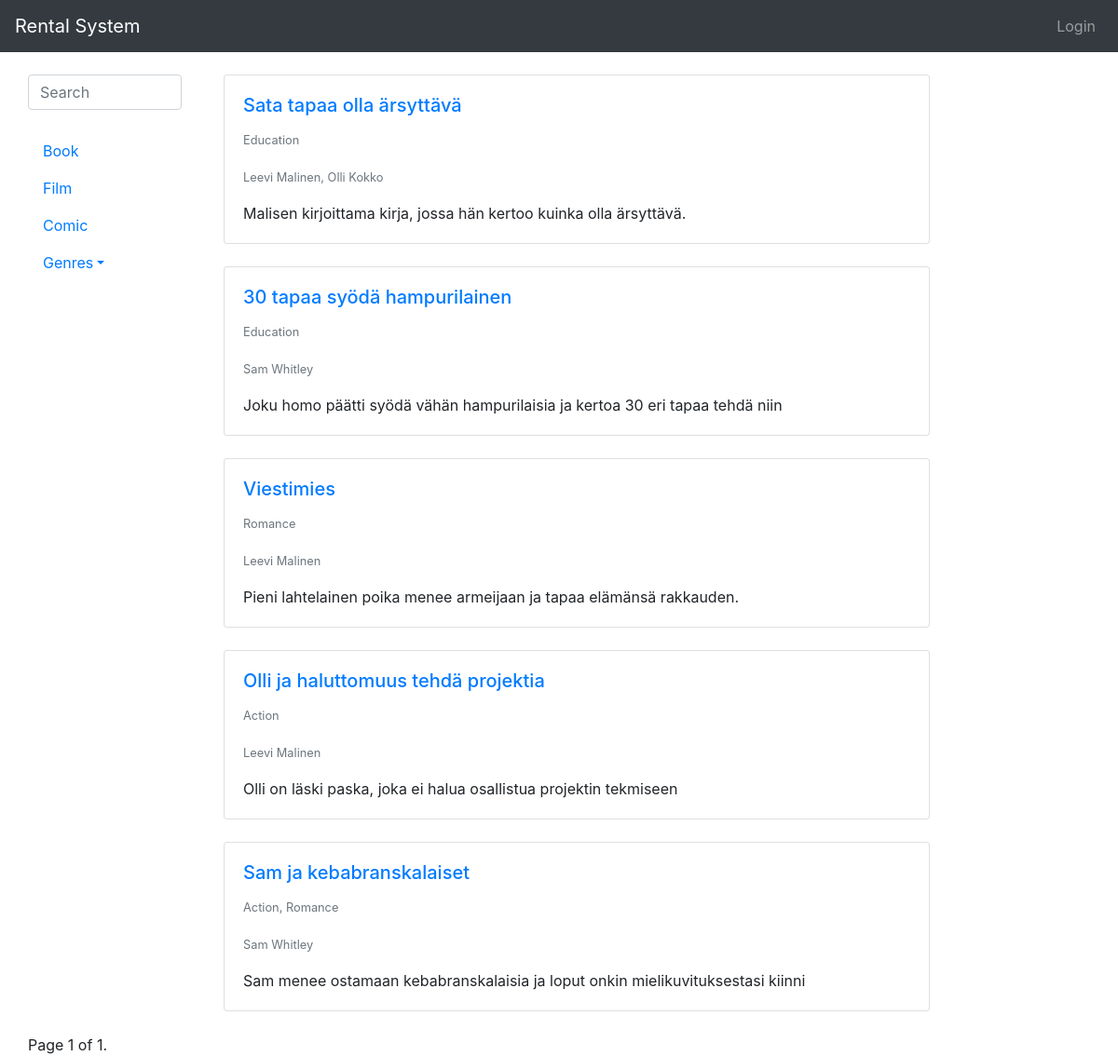
The page / on the database its author committed.
### rental_system/models.py (models this page shows, shortened)
class Type(models.Model):
    type = models.CharField(max_length=200)
    def __str__(self):
        return self.type

class Work(models.Model):
    creators = models.ManyToManyField(Creator)
    type = models.ForeignKey(Type, on_delete=models.CASCADE)
    genres = models.ManyToManyField(Genre)
    publishers = models.ManyToManyField(Publisher)
    title = models.CharField(max_length=200)
    desc = models.CharField(max_length=200)
    pub_date = models.IntegerField()

class Genre(models.Model):
    genre = models.CharField(max_length=200)
    def __str__(self):
        return self.genre

class Creator(models.Model):
    first_name = models.CharField(max_length=200)
    last_name = models.CharField(max_length=200)
    def __str__(self):
        return self.first_name + " " + self.last_name

### rental_system/views.py (the view)
# urls.py: path('', views.index, name='index'),
def index(request):
    works = Work.objects.order_by('-pub_date').all()
    types = Type.objects.all()
    genres = Genre.objects.all()
    if not request.GET.get('search'):
        paginator = Paginator(works, 10)
        page_number = request.GET.get('page')
        page_obj = paginator.get_page(page_number)
    else:
        page_obj = works
    context = {'works': page_obj, 'types': types, 'genres': genres}
    query = ""
    if request.GET.get('search'):
        query = request.GET['search']
        context['query'] = str(query)
    posts = sorted(search(query), key=attrgetter('title'), reverse=True)
    context['posts'] = posts
    return render(request, 'rental_system/index.html', context)

### rental_system/views.py (called while the page is built)
def search(query=None):
    queryset = []
    queries = query.split(" ") #
    for search in queries:
        obj = Work.objects.filter(Q(title__iexact=search) | Q(desc__iexact=search))
        for post in obj:
            queryset.append(post)
    return list(set(queryset))

### rental_system/templates/rental_system/index.html (shortened to what this page needs)
{% extends 'base.html' %}
{% block content %}
{% load static %}
<link rel="stylesheet" href="{% static 'mobile.css' %}">
<link rel="stylesheet" href="{% static 'darkmode.css' %}">
<div class="container-fluid">
    <div class="row">
        {% if types %}
        <div class="col-lg-2 col-12">
            <nav id="sidebar">
                <form name="searchform" method="GET">
                    <input type="text" class="form-control" name="search" id="search" placeholder="Search" minlength="3"
                        autocomplete="off" required>
                </form>
                <br>
            <div class ="pc">
                <ul class="nav flex-column">
                    {% for type in types %}
                    <li>
                        <a href="?search={{ type }}" class="nav-link">{{ type }}</a>
                    </li>
                    {% endfor %}
                    <li class="nav-item dropdown">
                        <a class="nav-link dropdown-toggle" data-toggle="dropdown" href="#" role="button"
                            aria-haspopup="true" aria-expanded="false">Genres</a>
                    </li>
                </ul>
            </div>
            </nav>
        </div>
        {% endif %}
        {% if works %}
        <div class="col-lg-10 col-12 overflow-auto">
            {% if not query %}
            <div class="col-10">
                {% for work in works %}
                <div class="card">
                    <div class="card-body">
                        <a href="work/{{ work.id }}">
                            <h5 class="card-title">{{ work.title }}</h5>
                        </a>
                        <p class="card-text"><small class="text-muted">{{ work.genres.all|join:", " }}</small></p>
                        <p class="card-text"><small class="text-muted">{{ work.creators.all|join:", " }}</small></p>
                        <p class="card-text">{{ work.desc }}</p>
                    </div>
                </div>
                <br>
                {% endfor %}
                {% endif %}
            </div>
        </div>
        {% else %}
        <p>No works are available.</p>
        {% endif %}
    </div>
    <div class="pagination">
        <span class="step-links">
            <span class="current">
                Page {{ works.number }} of {{ works.paginator.num_pages }}.
            </span>
        </span>
    </div>
    {% endblock %}

### templates/base.html (shortened to what this page needs)
<!doctype html>
<html lang="en">
<head>
	<link rel="stylesheet" href="https://stackpath.bootstrapcdn.com/bootstrap/4.4.1/css/bootstrap.min.css"
>
</head>
<body>
	<nav class="navbar navbar-expand navbar-dark bg-dark">
		<a class="navbar-brand" href="{% url 'index' %}">Rental System</a>
		<div class="collapse navbar-collapse" id="navbarNav">
			<ul class="navbar-nav ml-auto">
				{% if user.is_authenticated %}
				<li class="nav-item dropdown">
					<a class="nav-link dropdown-toggle" data-toggle="dropdown" href="#" role="button"
						aria-haspopup="true" aria-expanded="false">{{ user.username }}</a>
					<div class="dropdown-menu dropdown-menu-right">
						<a class="dropdown-item" href="{% url 'rented' %}">Rented Works</a>
						<a class="dropdown-item" href="{% url 'account' %}">Account</a>
						<a class="dropdown-item" href="/logout?next={{request.path}}">Logout</a>
					</div>
				</li>
				{% else %}
				<a class="nav-link" href="{% url 'login' %}?next={{request.path}}">Login</a>
				{% endif %}
			</ul>
		</div>
	</nav>
	<br>
	<div class="container-fluid">
		{% block content %}
		{% endblock %}
	</div>
</body>
</html>

### rows shown on the page
Type: type "Book"
Type: type "Film"
Type: type "Comic"
Work: title "Sata tapaa olla ärsyttävä", genres.all "Education", creators.all "Leevi Malinen, Olli Kokko", desc "Malisen kirjoittama kirja, jossa hän kertoo kuinka olla ärsyttävä."
Work: title "30 tapaa syödä hampurilainen", genres.all "Education", creators.all "Sam Whitley", desc "Joku homo päätti syödä vähän hampurilaisia ja kertoa 30 eri tapaa tehdä niin"
Work: title "Viestimies", genres.all "Romance", creators.all "Leevi Malinen", desc "Pieni lahtelainen poika menee armeijaan ja tapaa elämänsä rakkauden."
Work: title "Olli ja haluttomuus tehdä projektia", genres.all "Action", creators.all "Leevi Malinen", desc "Olli on läski paska, joka ei halua osallistua projektin tekmiseen"
Work: title "Sam ja kebabranskalaiset", genres.all "Action, Romance", creators.all "Sam Whitley", desc "Sam menee ostamaan kebabranskalaisia ja loput onkin mielikuvituksestasi kiinni"

### other values the page prints
{{ works.number }} "1"
{{ works.paginator.num_pages }} "1"
